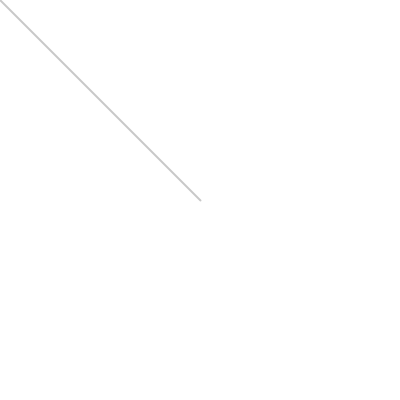
Frame 1 (no input)
Frame 60 (the mouse pressed at the canvas centre just before this capture): identical to frame 1, image omitted
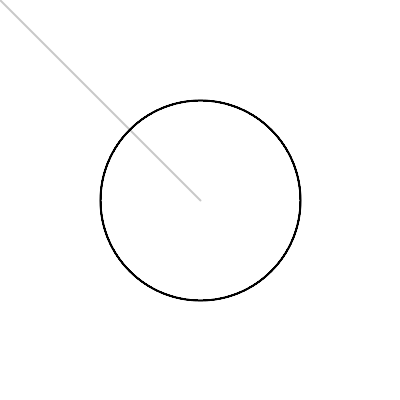
Frame 120 (the mouse held since frame 60 and released just before this capture)

The Processing sketch that drew these frames (run headless with seeded random() and noise(); from frame 60 on, the mouse is pressed at the canvas centre):

// Processing sketch: processing_74151
// ── processing_74151.pde

int d= 200; //from 0 to 65000


void setup() {
   
  size(400, 400);
 
 
  smooth();
   
}
 
 
void draw() {
  
    
smooth();

  
  
 fill(255,255,255,20);
 if(dist(mouseX,mouseY,width/2,height/2) < 200 ){
    noStroke(); 
    stroke(0); 
    noFill();

    ellipse(d,d, mouseX, mouseY);


   noStroke();
    
     noFill();
   }
       
   if(mousePressed){
     stroke(0);  
     strokeWeight(1);
   }
   else{
     
       background(200);
       fill(255);
       noStroke();  
       float b=dist(200, 200, mouseX, mouseY);
       ellipse(width/2,height/2, b*2,b*2);
       stroke(200);
       strokeWeight(2);
       line(mouseX,mouseY, width/2,height/2);

   }
 
}
